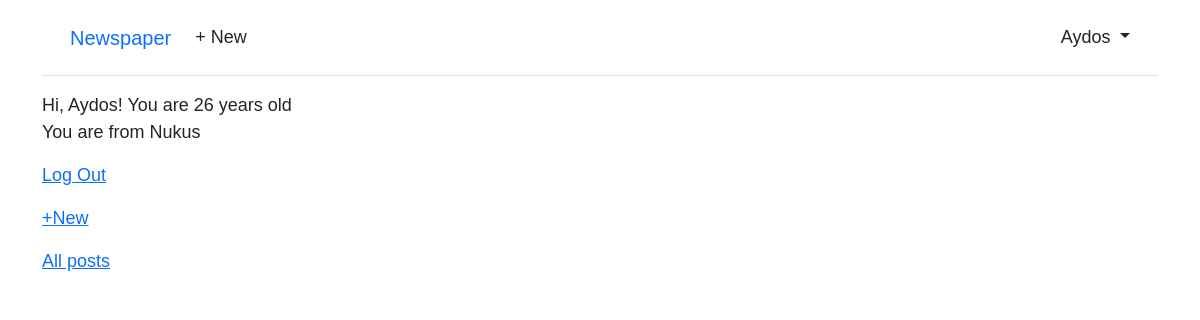
The app's page / (signed in) with its own data.
### accounts/models.py (models this page shows)
class CustomUser(AbstractUser):
    age = models.PositiveIntegerField(null=True, blank=True)
    city = models.CharField(max_length=100)

### pages/views.py (the view)
# urls.py: path("", HomePageView.as_view(), name="home"),
class HomePageView(TemplateView):
    template_name = "home.html"

### templates/home.html (shortened to what this page needs)
<!DOCTYPE html>
{% extends 'base.html' %}
{% block content %}
    {% if user.is_authenticated %}
      <p>Hi, {{ user.username }}! You are {{ user.age }} years old <br>You are from {{ user.city }}</p>
      <p><a href="{% url 'logout' %}">Log Out</a></p>
      <p><a href="{% url 'post_new' %}">+New</a></p>
      <p><a href="{% url 'post_list' %}">All posts</a></p>
    {% else %}
      <p><a href="{% url 'login' %}">Login</a> |
      <a href="{% url 'signup' %}">SignUp</a> </p>
    {% endif %}
{% endblock content %}

### templates/base.html (shortened to what this page needs)
<!DOCTYPE html>
{% load static %}
<html>
<head>
  <link href="https://cdn.jsdelivr.net/npm/bootstrap@5.1.3/dist/css/bootstrap.min.css" rel="stylesheet">
  <link rel="stylesheet" href="{% static 'css/base.css' %}">
</head>
<body>
  <div class="container">
    <header class="p-3 mb-3 border-bottom">
      <div class="container">
        <div class="d-flex flex-wrap align-items-center justify-content-center
          justify-content-lg-start">
          <a class="navbar-brand" href="{% url 'home' %}">Newspaper</a>
          <ul class="nav col-12 col-lg-auto me-lg-auto mb-2 justify-content-center
            mb-md-0">
          {% if user.is_authenticated %}
            <li><a href="{% url 'post_new' %}" class="nav-link px-2 link-dark">+ New</a></li>
          </ul>
          <div class="dropdown text-end">
            <a href="#" class="d-block link-dark text-decoration-none dropdown-toggle"
              id="dropdownUser1" data-bs-toggle="dropdown" aria-expanded="false">
              {{ user.username }}
            </a>
          </div>
          {% else %}
          </ul>
          <div class="text-end">
            <a href="{% url 'login' %}" class="btn btn-outline-primary me-2">Log In</a>
            <a href="{% url 'signup' %}" class="btn btn-primary">Sign Up</a>
          </div>
          {% endif %}
        </div>
      </div>
    </header>
    <main>
      {% block content %}
      {% endblock content %}
    </main>
  </div>
</body>
</html>

### static/css/base.css (style rules this page uses)
body { font-family: 'Source Sans Pro', sans-serif; font-size: 18px; }
header { border-bottom: 1px solid #999; margin-bottom: 2rem; display: flex; }

### records on screen
CustomUser: username "Aydos", age "26", city "Nukus"
